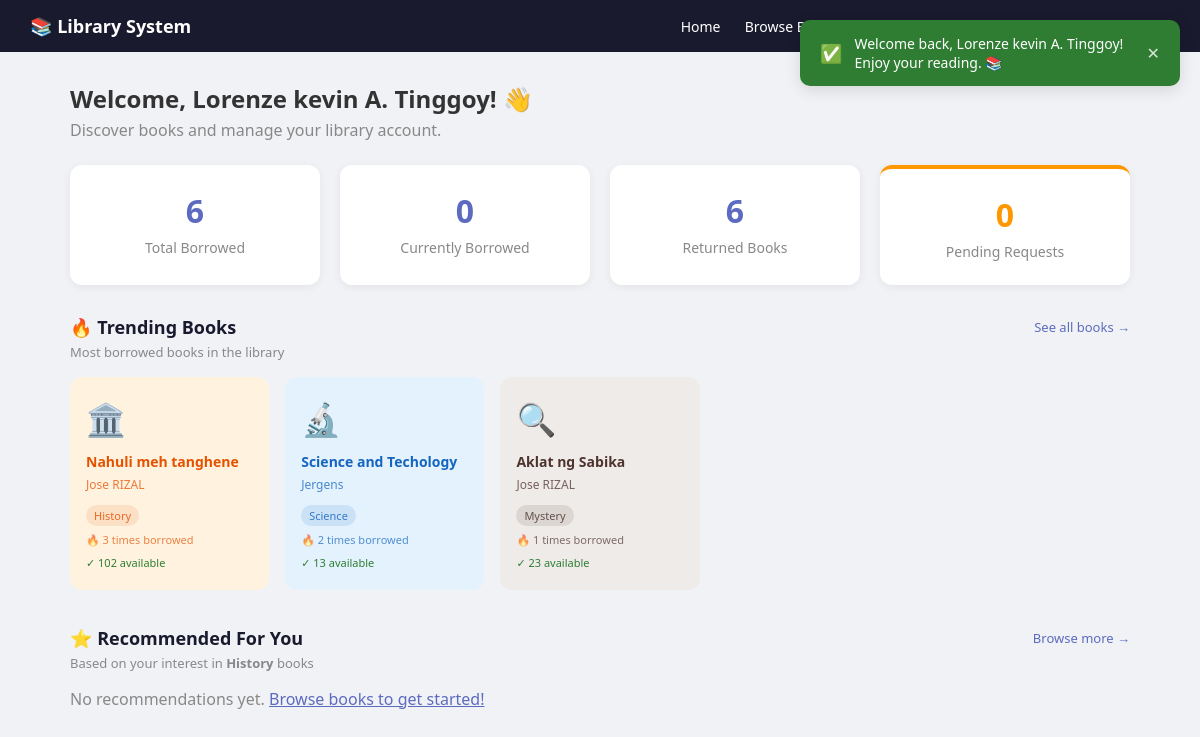
Screenshot of /Library_System/user_dashboard.php (signed in) with the database file from the repository.
### tables this page shows
CREATE TABLE `books` (
  `id` int(11) NOT NULL,
  `book_no` varchar(50) DEFAULT NULL,
  `genre` varchar(100) DEFAULT NULL,
  `title` varchar(200) NOT NULL,
  `author` varchar(100) NOT NULL,
  `isbn` varchar(50) DEFAULT NULL,
  `category` varchar(100) DEFAULT NULL,
  `quantity` int(11) DEFAULT 1,
  `available` int(11) DEFAULT 1,
  `created_at` timestamp NOT NULL DEFAULT current_timestamp()
);

### Library_System/user_dashboard.php (the view, shortened to what this page needs)
<?php
require 'includes/db_connect.php';
$user_id = $_SESSION['user_id'];
$total_borrowed = mysqli_fetch_assoc(mysqli_query($conn, "SELECT COUNT(*) as total FROM borrow_records WHERE user_id=$user_id"))['total'];
$total_returned = mysqli_fetch_assoc(mysqli_query($conn, "SELECT COUNT(*) as total FROM borrow_records WHERE user_id=$user_id AND status='returned'"))['total'];
$total_active   = mysqli_fetch_assoc(mysqli_query($conn, "SELECT COUNT(*) as total FROM borrow_records WHERE user_id=$user_id AND status='borrowed'"))['total'];
$total_pending  = mysqli_fetch_assoc(mysqli_query($conn, "SELECT COUNT(*) as total FROM borrow_requests WHERE user_id=$user_id AND status='pending'"))['total'];
$trending = mysqli_query($conn, "
    SELECT b.id, b.title, b.author, b.genre, b.available,
           COUNT(br.id) as borrow_count
    FROM books b
    LEFT JOIN borrow_records br ON b.id = br.book_id
    GROUP BY b.id
    ORDER BY borrow_count DESC, b.available DESC
    LIMIT 6
");
$fav_genre = mysqli_fetch_assoc(mysqli_query($conn, "
    SELECT b.genre, COUNT(*) as cnt
    FROM borrow_records br
    JOIN books b ON br.book_id = b.id
    WHERE br.user_id = $user_id AND b.genre IS NOT NULL AND b.genre != ''
    GROUP BY b.genre
    ORDER BY cnt DESC
    LIMIT 1
"));
function genreColor($genre) {
    $colors = [
        'Fiction'     => ['#e8eaf6', '#3f51b5'],
        'Non-Fiction' => ['#e0f2f1', '#00796b'],
        'Science'     => ['#e3f2fd', '#1565c0'],
        'Technology'  => ['#f3e5f5', '#7b1fa2'],
        'History'     => ['#fff3e0', '#e65100'],
        'Biography'   => ['#fce4ec', '#c2185b'],
        'Mystery'     => ['#efebe9', '#4e342e'],
        'Romance'     => ['#fce4ec', '#e91e63'],
        'Fantasy'     => ['#ede7f6', '#512da8'],
        'Self-Help'   => ['#e8f5e9', '#2e7d32'],
        'Education'   => ['#e3f2fd', '#0d47a1'],
        'Religion'    => ['#fff8e1', '#f57f17'],
        'Children'    => ['#f9fbe7', '#558b2f'],
        'Comics'      => ['#fbe9e7', '#bf360c'],
        'Other'       => ['#f5f5f5', '#616161'],
    ];
    return isset($colors[$genre]) ? $colors[$genre] : ['#f5f5f5', '#616161'];
}
function genreIcon($genre) {
    $icons = [
        'Fiction'     => '📖',
        'Non-Fiction' => '📰',
        'Science'     => '🔬',
        'Technology'  => '💻',
        'History'     => '🏛️',
        'Biography'   => '👤',
        'Mystery'     => '🔍',
        'Romance'     => '💕',
        'Fantasy'     => '🧙',
        'Self-Help'   => '💡',
        'Education'   => '🎓',
        'Religion'    => '🕌',
        'Children'    => '🧸',
        'Comics'      => '🦸',
        'Other'       => '📚',
    ];
    return isset($icons[$genre]) ? $icons[$genre] : '📚';
}
?>
<!DOCTYPE html>
<html lang="en">
<head>
    <link rel="stylesheet" href="css/style.css">
</head>
<body>
<nav class="navbar">
    <span style="font-weight:600; font-size:18px;">📚 Library System</span>
    <div>
        <a href="user_dashboard.php">Home</a>
        <a href="brows_books.php">Browse Books</a>
        <a href="borrow_request.php">My Requests</a>
        <a href="my_borrowed.php">My Books</a>
        <a href="profile.php">Profile</a>
        <a href="#" onclick="confirmLogout(); return false;" style="color:#ff6b6b;">Logout</a>
    </div>
</nav>
<div class="container">
    <h2 style="margin-bottom:4px;">Welcome, <?= htmlspecialchars($_SESSION['user_name']) ?>! 👋</h2>
    <p style="color:#888; margin-bottom:24px;">Discover books and manage your library account.</p>
    <div class="cards">
        <div class="card">
            <h3><?= $total_borrowed ?></h3>
            <p>Total Borrowed</p>
        </div>
        <div class="card">
            <h3><?= $total_active ?></h3>
            <p>Currently Borrowed</p>
        </div>
        <div class="card">
            <h3><?= $total_returned ?></h3>
            <p>Returned Books</p>
        </div>
        <div class="card" style="border-top:4px solid #ff9800;">
            <h3 style="color:#ff9800;"><?= $total_pending ?></h3>
            <p>Pending Requests</p>
        </div>
    </div>
    <div style="margin-bottom:36px;">
        <div class="section-header">
            <h3>🔥 Trending Books</h3>
            <a href="brows_books.php">See all books →</a>
        </div>
        <p class="section-subtitle">Most borrowed books in the library</p>
        <div class="book-grid">
            <?php
            while ($book = mysqli_fetch_assoc($trending)):
                $colors = genreColor($book['genre']);
                $icon   = genreIcon($book['genre']);
            ?>
            <a href="brows_books.php" class="book-card"
                style="background:<?= $colors[0] ?>; color:<?= $colors[1] ?>;">
                <div>
                    <div class="genre-icon"><?= $icon ?></div>
                    <div class="book-title"><?= htmlspecialchars($book['title']) ?></div>
                    <div class="book-author"><?= htmlspecialchars($book['author']) ?></div>
                </div>
                <div>
                    <?php if ($book['genre']): ?>
                        <span class="book-genre-tag"
                            style="background:<?= $colors[1] ?>22; color:<?= $colors[1] ?>;">
                            <?= htmlspecialchars($book['genre']) ?>
                        </span>
                    <?php endif; ?>
                    <div class="borrow-count">
                        🔥 <?= $book['borrow_count'] ?> times borrowed
                    </div>
                    <div class="availability"
                        style="color:<?= $book['available'] > 0 ? '#2e7d32' : '#c0392b' ?>">
                        <?= $book['available'] > 0 ? '✓ ' . $book['available'] . ' available' : '✗ Not available' ?>
                    </div>
                </div>
            </a>
            <?php endwhile; ?>
        </div>
    </div>
    <div style="margin-bottom:36px;">
        <div class="section-header">
            <h3>⭐ Recommended For You</h3>
            <a href="brows_books.php">Browse more →</a>
        </div>
        <?php if ($fav_genre): ?>
            <p class="section-subtitle">
                Based on your interest in
                <strong><?= htmlspecialchars($fav_genre['genre']) ?></strong> books
            </p>
        <?php else: ?>
            <p class="section-subtitle">Explore our latest available books</p>
        <?php endif; ?>
        <div class="book-grid">
            <?php
            $rec_count = 0;
            ?>
            <?php if ($rec_count === 0): ?>
                <p style="color:#888; grid-column:1/-1;">
                    No recommendations yet.
                    <a href="brows_books.php" style="color:#5c6bc0;">Browse books to get started!</a>
                </p>
            <?php endif; ?>
        </div>
    </div>
</div>
<?php require 'includes/toast.php'; ?>
</body>
</html>

### Library_System/css/style.css (style rules this page uses)
* { margin: 0; padding: 0; box-sizing: border-box; }
body { font-family: 'Segoe UI', sans-serif; background: #f0f2f5; color: #333; }
.navbar { background: #1a1a2e; color: white; padding: 14px 30px; display: flex; justify-content: space-between; align-items: center; }
.navbar a { color: white; text-decoration: none; margin-left: 20px; font-size: 14px; }
.container { max-width: 1100px; margin: 30px auto; padding: 0 20px; }
.cards { display: grid; grid-template-columns: repeat(auto-fit, minmax(200px, 1fr)); gap: 20px; margin-bottom: 30px; }
.card { background: white; padding: 24px; border-radius: 12px; box-shadow: 0 2px 8px rgba(0,0,0,0.06); text-align: center; }
.card h3 { font-size: 32px; color: #5c6bc0; }
.card p { color: #888; font-size: 14px; margin-top: 6px; }

### Library_System/user_dashboard.php (style rules this page uses)
.book-grid { display: grid; grid-template-columns: repeat(auto-fill, minmax(180px, 1fr)); gap: 16px; margin-top: 16px; }
.book-card { border-radius: 12px; padding: 20px 16px; display: flex; flex-direction: column; justify-content: space-between; min-height: 200px; transition: transform 0.2s, box-shadow 0.2s; cursor: pointer; text-decoration: none; }
.book-card .genre-icon { font-size: 32px; margin-bottom: 12px; }
.book-card .book-title { font-size: 14px; font-weight: 600; margin-bottom: 4px; line-height: 1.4; }
.book-card .book-author { font-size: 12px; opacity: 0.75; margin-bottom: 10px; }
.book-card .book-genre-tag { font-size: 11px; padding: 3px 8px; border-radius: 20px; display: inline-block; font-weight: 500; opacity: 0.85; }
.book-card .borrow-count { font-size: 11px; opacity: 0.7; margin-top: 6px; }
.book-card .availability { font-size: 11px; margin-top: 8px; font-weight: 500; }
.section-header { display: flex; justify-content: space-between; align-items: center; margin-bottom: 4px; }
.section-header h3 { font-size: 18px; color: #1a1a2e; }
.section-header a { font-size: 13px; color: #5c6bc0; text-decoration: none; }
.section-subtitle { font-size: 13px; color: #888; margin-bottom: 4px; }

### rows the page displays
books: genre "🏛️", title "Nahuli meh tanghene", author "Jose RIZAL", genre "History", borrow_count "3", available "102"
books: genre "🔬", title "Science and Techology", author "Jergens", genre "Science", borrow_count "2", available "13"
books: genre "🔍", title "Aklat ng Sabika", author "Jose RIZAL", genre "Mystery", borrow_count "1", available "23"

### other values shown
$_SESSION['user_name'] "Lorenze kevin A. Tinggoy"
$total_borrowed "6"
$total_active "0"
$total_returned "6"
$total_pending "0"
$fav_genre['genre'] "History"
$icons[$toast['type']] "✅"
$toast['message'] "Welcome back, Lorenze kevin A. Tinggoy! Enjoy your reading. 📚"
